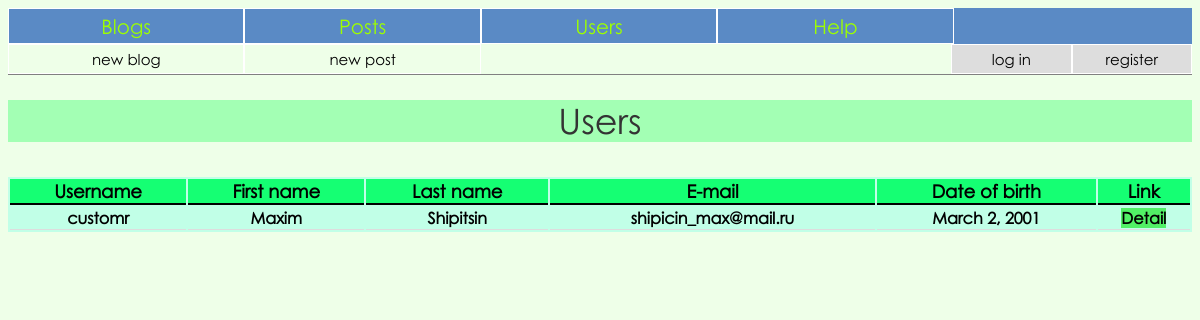
Before: /users/ with the older database file.
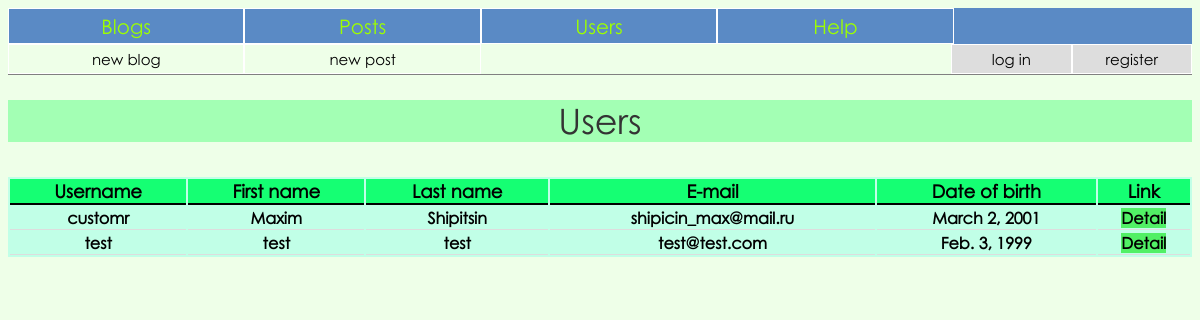
After: the same page with the newer database file.
### blog/models.py (models this page shows, shortened)
class MyUser(AbstractBaseUser):
	username = models.CharField('username', max_length=50, unique=True)
	first_name = models.CharField('first name', max_length=50)
	last_name = models.CharField('last name', max_length=50)
	email = models.EmailField(
		verbose_name='email address',
		max_length=255,
		unique=True,
	)
	date_of_birth = models.DateField()
	is_active = models.BooleanField(default=True)
	is_admin = models.BooleanField(default=False)
	objects = MyUserManager()
	USERNAME_FIELD = 'username'
	EMAIL_FIELD = 'email'
	REQUIRED_FIELDS = ['first_name', 'last_name', 'email', 'date_of_birth']

### blog/views.py (the view)
# urls.py: path('users/', views.get_users, name='users'),
def get_users(request):
	users = MyUser.objects.all()
	context = {'users': users}
	return render(request, 'blog/users.html', context)

### blog/templates/blog/users.html (shortened to what this page needs)
{% extends 'blog/base.html' %}
{% block content %}
<p class='title'>Users</p>
<div>
	<table>
		<thead>
			<tr>
				<th>Username</th>
				<th>First name</th>
				<th>Last name</th>
				<th>E-mail</th>
				<th>Date of birth</th>
				<th>Link</th>
			</tr>
		</thead>
		<tbody>
		{% for thisuser in users %}
			<tr>
				<th>{{ thisuser.username }}</th>
				<th>{{ thisuser.first_name }}</th>
				<th>{{ thisuser.last_name }}</th>
				<th>{{ thisuser.email }}</th>
				<th>{{ thisuser.date_of_birth }}</th>
				<th><a href="{% url 'blog:user' thisuser.id %}">Detail</a></th>
			</tr>
		{% endfor %}
		</tbody>
	</table>
</div>
{% endblock content %}

Changed rows visible on the page:
added MyUser: username "test", first_name "test", last_name "test", email "test@test.com", date_of_birth "Feb. 3, 1999"
